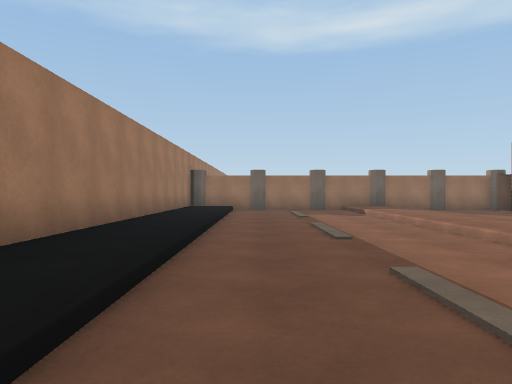
View 1 (above)

18 first-person views from a walk through a 3-D level made in the Unity game engine. The camera is 1.2 m above the floor, looks level and sees 70° across. The floor is counted in squares, 2 m on a side. Each view is taken from the middle of a square. On the plan, view 1 faces up. The plan holds only what a view shows up to about 10 squares ahead; the rest is blank. The place goes on beyond the plan. Some animated figures are left out.

View 2
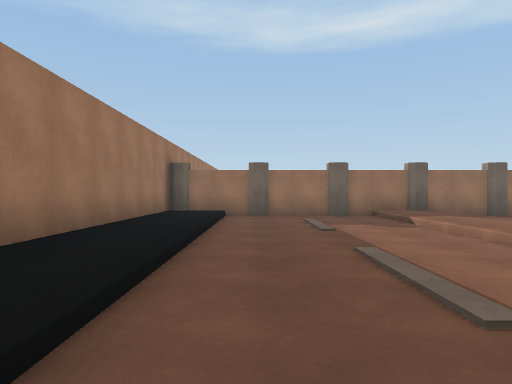

View 3
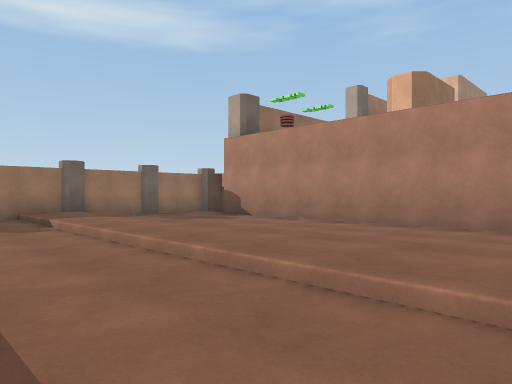

View 4
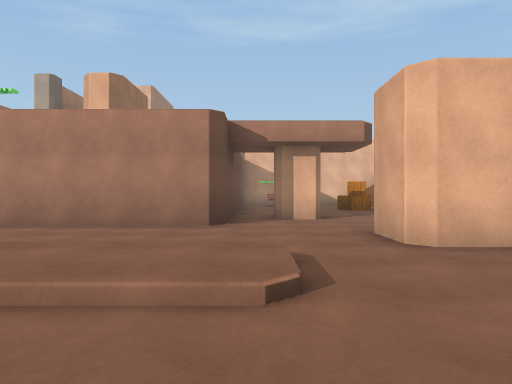

View 5
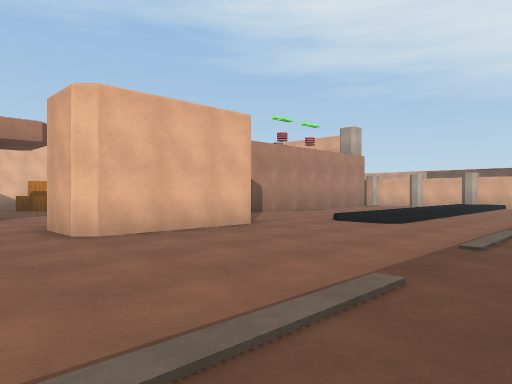

View 6
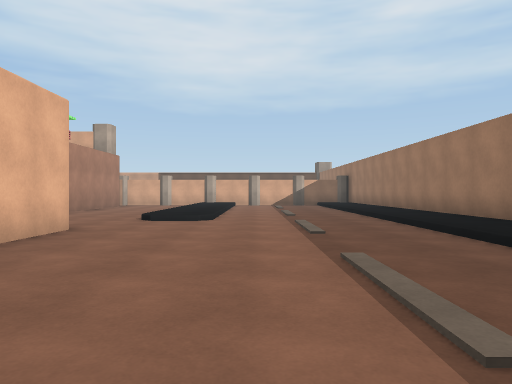

View 7
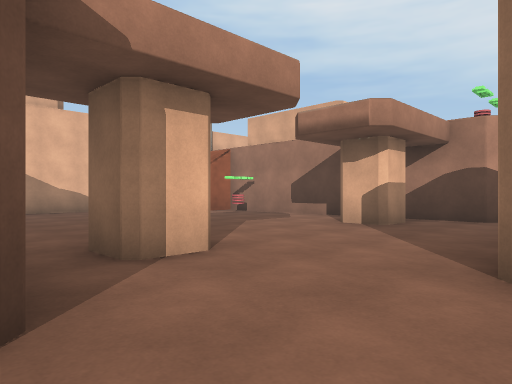

View 8
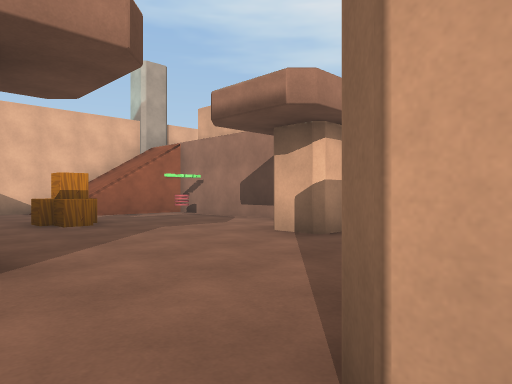

View 9
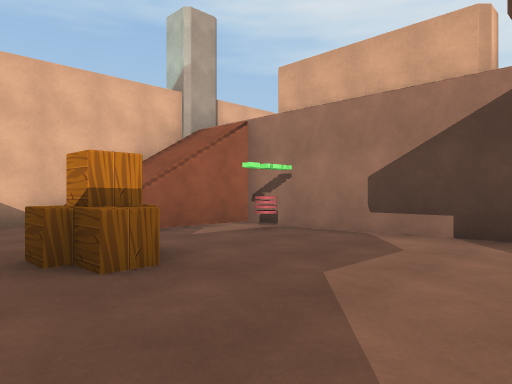

View 10
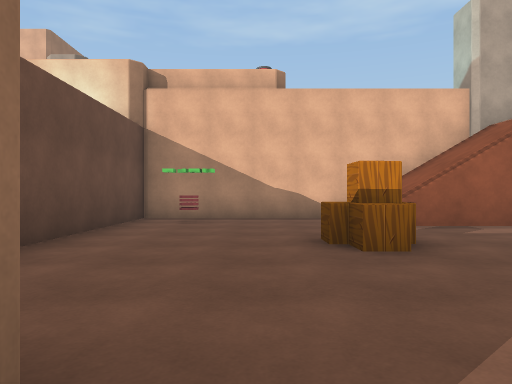

View 11
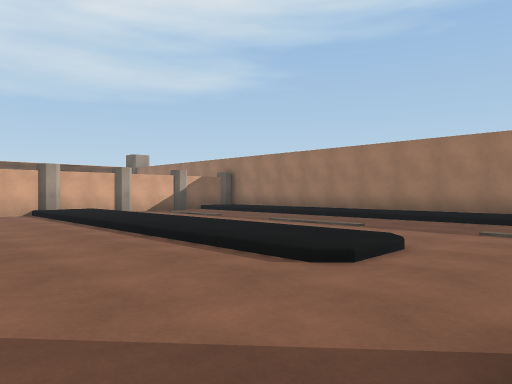

View 12
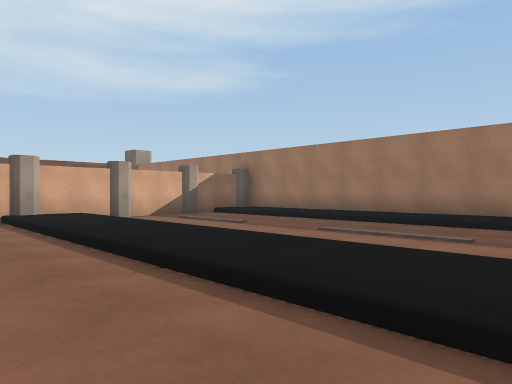

View 13
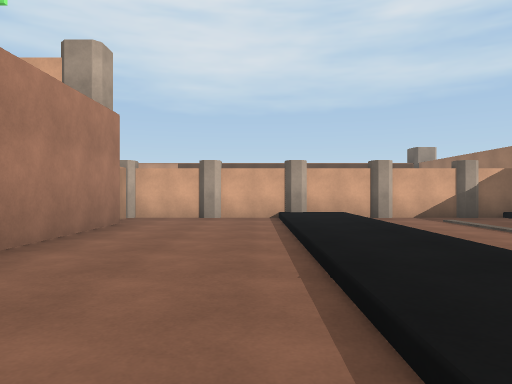

View 14
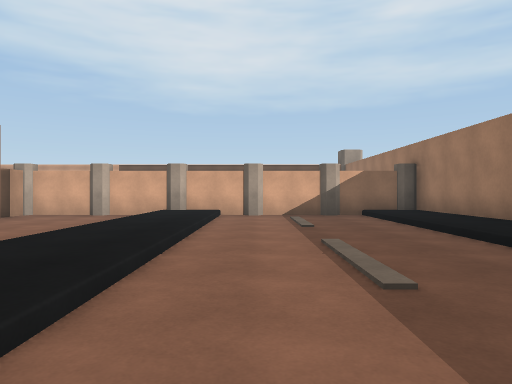

View 15
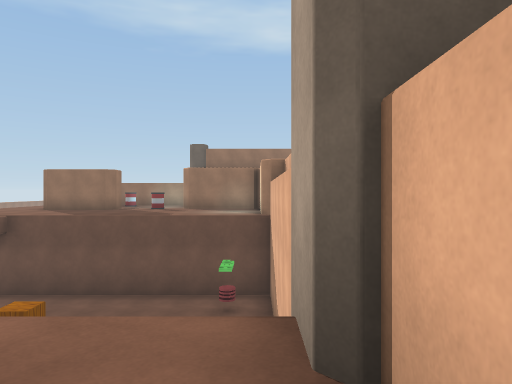

View 16
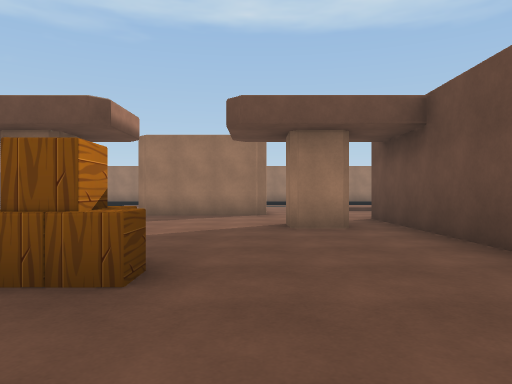

View 17
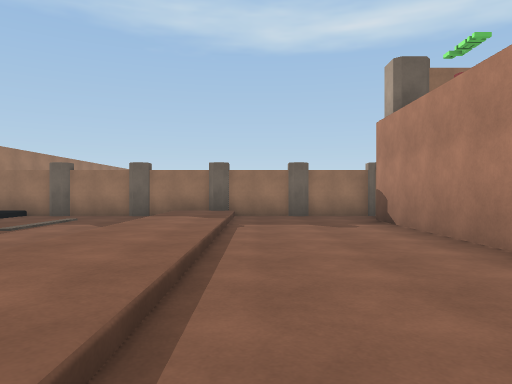

View 18
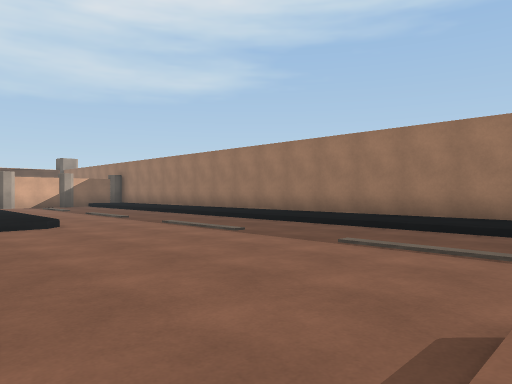

### Floor plan
Key: @ floor where view 1 was taken; # wall or solid block; . main floor; : floor 0.25 m higher than the main floor; + floor 4.25 m higher than the main floor; / step, stairs or slope; ^ raised ledge.
Columns run from 3 left of view 1 to 18 right of it. Each row starts with its distance up from view 1.
 13  ###########
 12 ##//.///...#
 11 #:/.../:...#
 10 #:/.../:...#
  9 #:/.../:...#
  8 #:/.../:...#
  7 #:/.../:...#
  6 #:/.../:...#
  5 #:/.../:...#
  4 #:/.../:...###########
  3 #:/...//.............#
  2 #:/..........#.....#.#
  1 #:/.....##...........#
  0 #:/@....##......^....#
 -1 #:/.....##........  /#
 -2 #:/.....##.........//#
 -3 #:/........./#.....//#
 -4 #:/.../:...// /..////#
 -5 #:/.../:...    ### ++#
 -6 #:/.../:...         +#
 -7 #://../:...
 -8 #:/.../:...+
 -9 #:/.../:...+
-10 #:/.../:...+
-11 #:/.../:...##
-12 #:/.../:...#
-13 ############

Where each view was taken, in squares from view 1:
view 1: 0 up, 0 right, facing up
view 2: 3 up, 0 right, facing up
view 3: 3 up, 1 right, facing up-right
view 4: 3 up, 1 right, facing right
view 5: 3 up, 0 right, facing down-right
view 6: 4 up, 2 right, facing down
view 7: 4 up, 6 right, facing down-right
view 8: 2 up, 6 right, facing down-right
view 9: 1 up, 10 right, facing down-right
view 10: 1 up, 9 right, facing right
view 11: 2 down, 7 right, facing down-left
view 12: 4 down, 6 right, facing down-left
view 13: 4 down, 5 right, facing down
view 14: 3 down, 2 right, facing down
view 15: 6 down, 17 right, facing up
view 16: 1 up, 16 right, facing left
view 17: 3 up, 5 right, facing up
view 18: 3 up, 5 right, facing down-left
